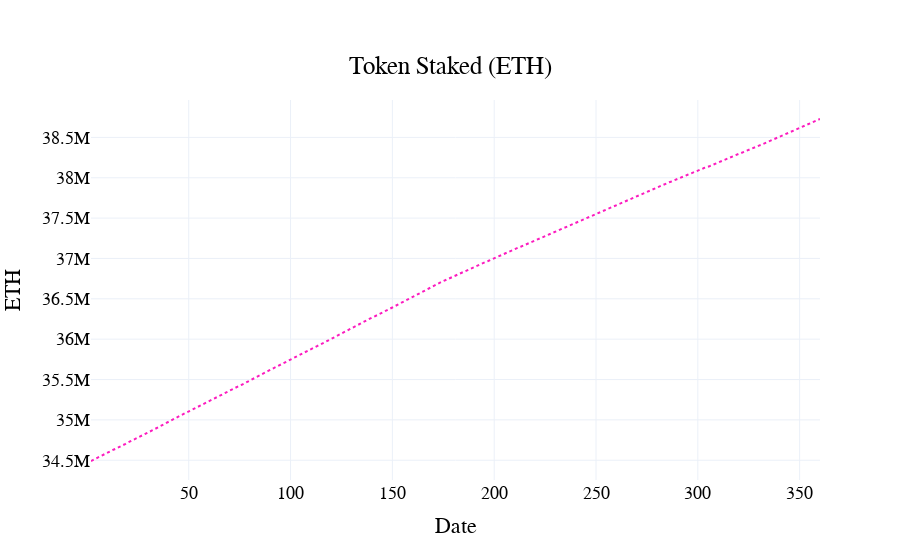

The cell this chart's notebook holds for it:
### Code cell
visualizations.plot_total_staked(
    df,
    scenario_names={
    0: "normal",
}
)

### Figure 1 — Plotly figure (JSON) as saved in the notebook; plotly's stock layout.template omitted (floating-point values rounded to 4 significant figures; data arrays with more than 128 entries replaced by an {"elided": "..."} marker saying what was removed)
{"data": [{"line": {"color": "#FC1CBF", "dash": "dot"}, "name": "normal", "type": "scatter", "x": {"elided": "359 int values"}, "y": {"elided": "359 float values"}}], "layout": {"font": {"color": "black", "family": "Arial", "size": 18}, "hovermode": "x unified", "legend": {"font": {"color": "black", "size": 18}, "orientation": "h", "x": 0.5, "xanchor": "center", "y": -0.4, "yanchor": "bottom"}, "paper_bgcolor": "rgba(255, 255, 255, 1)", "plot_bgcolor": "rgba(255, 255, 255, 1)", "title": {"text": "Token Staked (ETH)", "x": 0.5, "xanchor": "center", "y": 0.9, "yanchor": "top"}, "xaxis": {"title": {"text": "Date"}}, "yaxis": {"title": {"text": "ETH"}}}}
